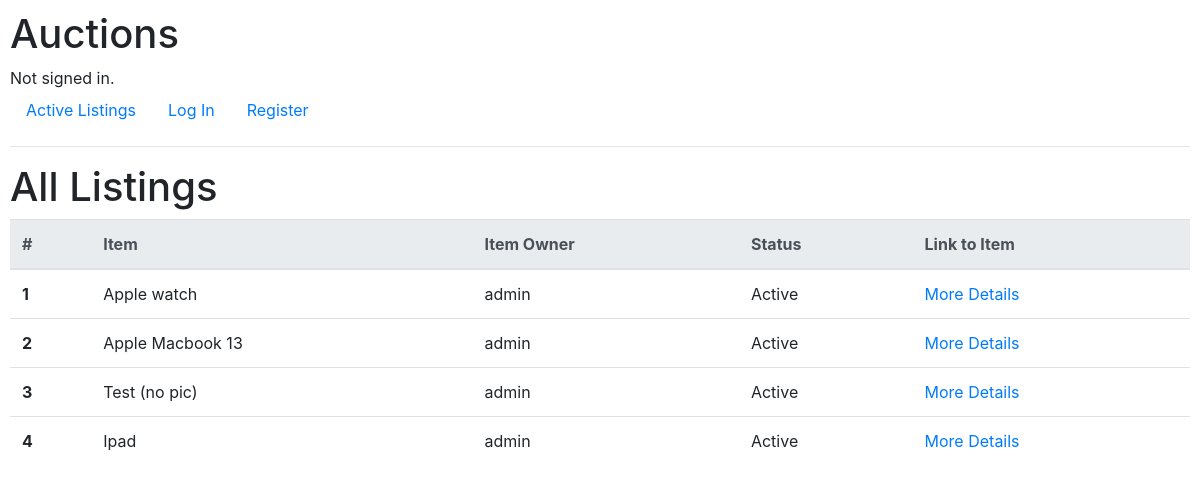
The app's page /view_all_listings with its own data.
### auctions/models.py (models this page shows, shortened)
class Auction(models.Model):
    item_name = models.CharField(max_length=64)
    item_category = models.ForeignKey(Category, on_delete=models.PROTECT, db_column="category")
    item_owner = models.ForeignKey(User, on_delete=models.CASCADE)
    item_image_url = models.URLField(max_length=256)
    item_starting_bid = models.DecimalField(max_digits=9, decimal_places=2)
    item_description = models.CharField(max_length=255)
    item_is_active = models.BooleanField(default=True)
    users_watching = models.ManyToManyField(User, blank=True, related_name='watching') # Call by (User obj).watching.all()

class User(AbstractUser):
    def __str__(self):
        return f"{self.username}"

### auctions/views.py (the view)
# urls.py: path("view_all_listings", views.view_all_listings, name="view_all_listings"),
def view_all_listings(request):
    if request.method =='GET':
        items = Auction.objects.all()
        return render(request, "auctions/all_listings.html", {
            "listings": items
        })

### auctions/templates/auctions/all_listings.html
{% extends "auctions/layout.html" %}
{% block body %}
    <h1>All Listings</h1>
      <table class="table">
        <thead class="thead-light">
          <tr>
            <th scope="col">#</th>
            <th scope="col">Item</th>
            <th scope="col">Item Owner</th>
            <th scope="col">Status</th>
            <th scope="col">Link to Item </th>
          </tr>
        </thead>
        <tbody>
            {% for listing in listings %}
            <tr>
                <th scope="row">{{ forloop.counter }}</th>
                <td>{{ listing.item_name }}</td>
                <td>{{ listing.item_owner }}</td>
                {% if listing.item_is_active %}
                    <td>Active</td>
                {% else %}
                    <td>Closed</td>
                {% endif %}
                <td><a href="{% url 'show_listing' listing.id %}">More Details</a></td>
              </tr>
            {% empty %}
            There are no listing records available.
            {% endfor %}
{% endblock %}

### auctions/templates/auctions/layout.html (shortened to what this page needs)
{% load static %}
<!DOCTYPE html>
<html lang="en">
    <head>
        <link rel="stylesheet" href="https://stackpath.bootstrapcdn.com/bootstrap/4.4.1/css/bootstrap.min.css">
        <link href="{% static 'auctions/styles.css' %}" rel="stylesheet">
    </head>
    <body>
        <h1>Auctions</h1>
        <div>
            {% if user.is_authenticated %}
                Signed in as <strong>{{ user.username }}</strong>.
            {% else %}
                Not signed in.
            {% endif %}
        </div>
        <ul class="nav">
            <li class="nav-item">
                <a class="nav-link" href="{% url 'index' %}">Active Listings</a>
            </li>
            {% if user.is_authenticated %}
				<li class="nav-item">
					<a class="nav-link" href="">Categories</a>
				</li>
				<li class="nav-item">
					<a class="nav-link" href="{% url 'view_watchlist' %}">Watchlist</a>
				</li>
				<li class="nav-item">
					<a class="nav-link" href="{% url 'create_listing' %}">Create Listing</a>
				</li>
                <li class="nav-item">
					<a class="nav-link" href="{% url 'view_all_listings' %}">All Listings</a>
				</li>
                <li class="nav-item">
                    <a class="nav-link" href="{% url 'logout' %}">Log Out</a>
                </li>
            {% else %}
                <li class="nav-item">
                    <a class="nav-link" href="{% url 'login' %}">Log In</a>
                </li>
                <li class="nav-item">
                    <a class="nav-link" href="{% url 'register' %}">Register</a>
                </li>
            {% endif %}
        </ul>
        <hr>
        {% block body %}
        {% endblock %}
    </body>
</html>

### auctions/static/auctions/styles.css (style rules this page uses)
body { padding: 10px; }

### records on screen
Auction: item_name "Apple watch", item_owner "admin", item_is_active "Active"
Auction: item_name "Apple Macbook 13", item_owner "admin", item_is_active "Active"
Auction: item_name "Test (no pic)", item_owner "admin", item_is_active "Active"
Auction: item_name "Ipad", item_owner "admin", item_is_active "Active"
